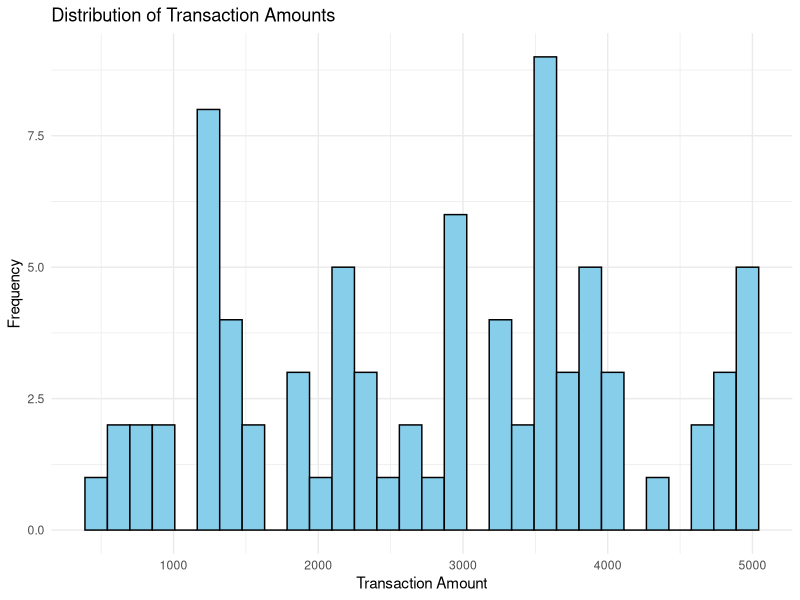
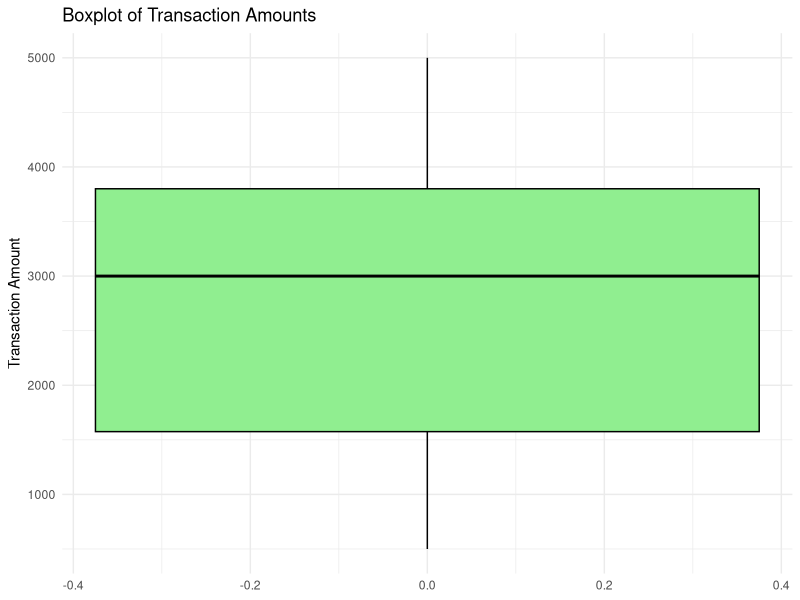
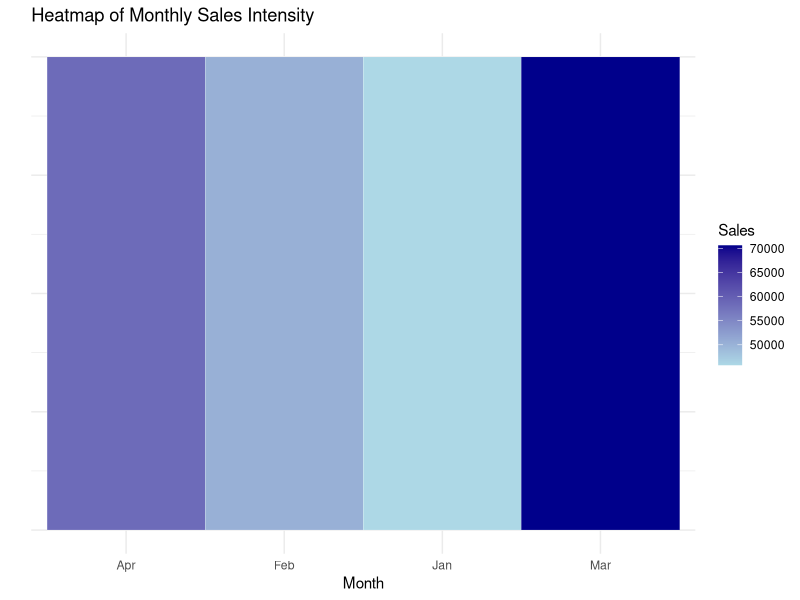

Source code (R) for these figures, in order:
#23BAD122

# Load required library
library(ggplot2)
library(dplyr)

# -------------------------------
set.seed(101)

transactions <- data.frame(
  TransactionAmount = sample(seq(500, 5000, by = 100), 80, replace = TRUE),
  Month = sample(c("Jan", "Feb", "Mar", "Apr"), 80, replace = TRUE)
)

# -------------------------------
# 1. Histogram of Transaction Amounts
# -------------------------------
ggplot(transactions, aes(x = TransactionAmount)) +
  geom_histogram(
    bins = 30,
    fill = "skyblue",
    color = "black"
  ) +
  labs(
    title = "Distribution of Transaction Amounts",
    x = "Transaction Amount",
    y = "Frequency"
  ) +
  theme_minimal()

# -------------------------------
# 2. Boxplot to Detect Outliers
# -------------------------------
ggplot(transactions, aes(y = TransactionAmount)) +
  geom_boxplot(
    fill = "lightgreen",
    color = "black"
  ) +
  labs(
    title = "Boxplot of Transaction Amounts",
    y = "Transaction Amount"
  ) +
  theme_minimal()

# -------------------------------
# 3. Heatmap of Monthly Sales Intensity
# -------------------------------
monthly_sales <- transactions %>%
  group_by(Month) %>%
  summarise(Sales = sum(TransactionAmount))

ggplot(monthly_sales, aes(x = Month, y = 1, fill = Sales)) +
  geom_tile(color = "white") +
  scale_fill_gradient(low = "lightblue", high = "darkblue") +
  labs(
    title = "Heatmap of Monthly Sales Intensity",
    x = "Month",
    y = "",
    fill = "Sales"
  ) +
  theme_minimal() +
  theme(
    axis.text.y = element_blank(),
    axis.ticks.y = element_blank()
  )
